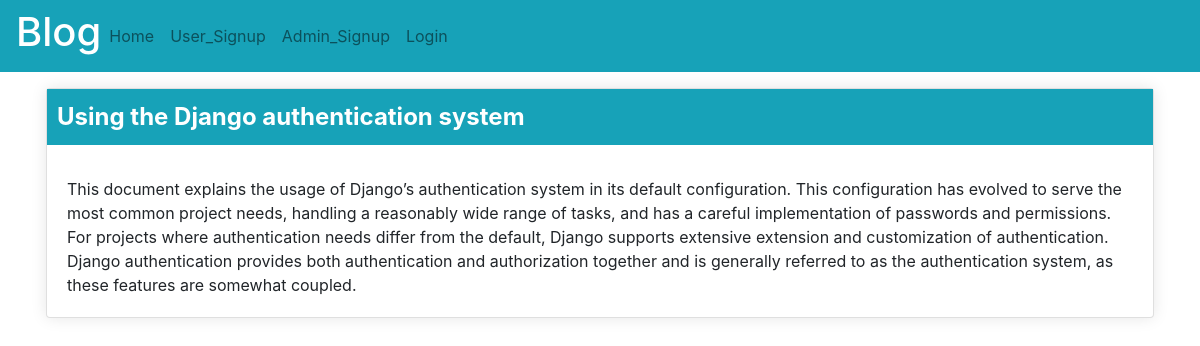
The page / on the database its author committed.
### blog/models.py (models this page shows, shortened)
class BlogsModel(models.Model):
    user = models.ForeignKey(User, on_delete=models.CASCADE)
    title = models.CharField(max_length=100)
    desc = models.TextField()

### blog/views.py (the view)
# urls.py: path('', views.home, name='home'),
def home(request):
    blog = BlogsModel.objects.all()
    return render(request, 'blog/home.html', {'blog':blog})

### template/blog/home.html (shortened to what this page needs)
{% extends 'blog/navbar.html' %}
    {% load static %}
{%block content%}
<div class="container">
    <div class="blogs">
        <div class="row">
            {%for blog in blog%}
            <div class="col col-12">
               <div class="card">
                    <div class="card-title">{{blog.title}}</div>
                    <div class="card-body">{{blog.desc}}</div>
                </div>
           </div>
            {%endfor%}
        </div>
    </div>
</div>
{% endblock %}

### template/blog/navbar.html (shortened to what this page needs)
<html lang="en">
<head>
    {% load static %}
    <link rel="stylesheet" href="{%static 'bootstrap-4/css/bootstrap.min.css'%}">
    <link rel="stylesheet" href="{%static 'style.css'%}">
    <link rel="stylesheet" href="{%static 'icofont/icofont.min.css'%}">
</head>
<body>
<nav class="navbar navbar-light navbar-expand-lg bg-info">
    <h1 class="text-white">Blog</h1>
    <div class="navbar-collapse collapse" id="menu">
        <ul class="navbar-nav">
            <li class="nav-item"><a class="nav-link" href="{% url 'home'%}">Home</a></li>
            <li class="nav-item"><a class="nav-link" href="{% url 'user_signup'%}">User_Signup</a></li>
            <li class="nav-item"><a class="nav-link" href="{% url 'admin_signup'%}">Admin_Signup</a></li>
            <li class="nav-item"><a class="nav-link" href="{% url 'login'%}">Login</a></li>
        </ul>
    </div>
</nav>
{%block content%}
{% endblock %}
</body>
</html>

### static/style.css (style rules this page uses)
.col { padding: 1rem; justify-content: center; }
.card { box-shadow: 0 0 1rem rgba(0,0,0,0.1); }
.card-title { background: #17a2b8!important; color: #fff; font-size: 24px; font-weight: bold; padding : 10px; }

### rows shown on the page
BlogsModel: title "Using the Django authentication system", desc "This document explains the usage of Django’s authentication system in its default configuration. This configuration has evolved to serve the most common project needs, handling a reasonably wide range of tasks, and has a careful implementation of passwords and permissions. For projects where authentication needs differ from the default, Django supports extensive extension and customization of authentication. Django authentication provides both authentication and authorization together and is generally referred to as the authentication system, as these features are somewhat coupled."
